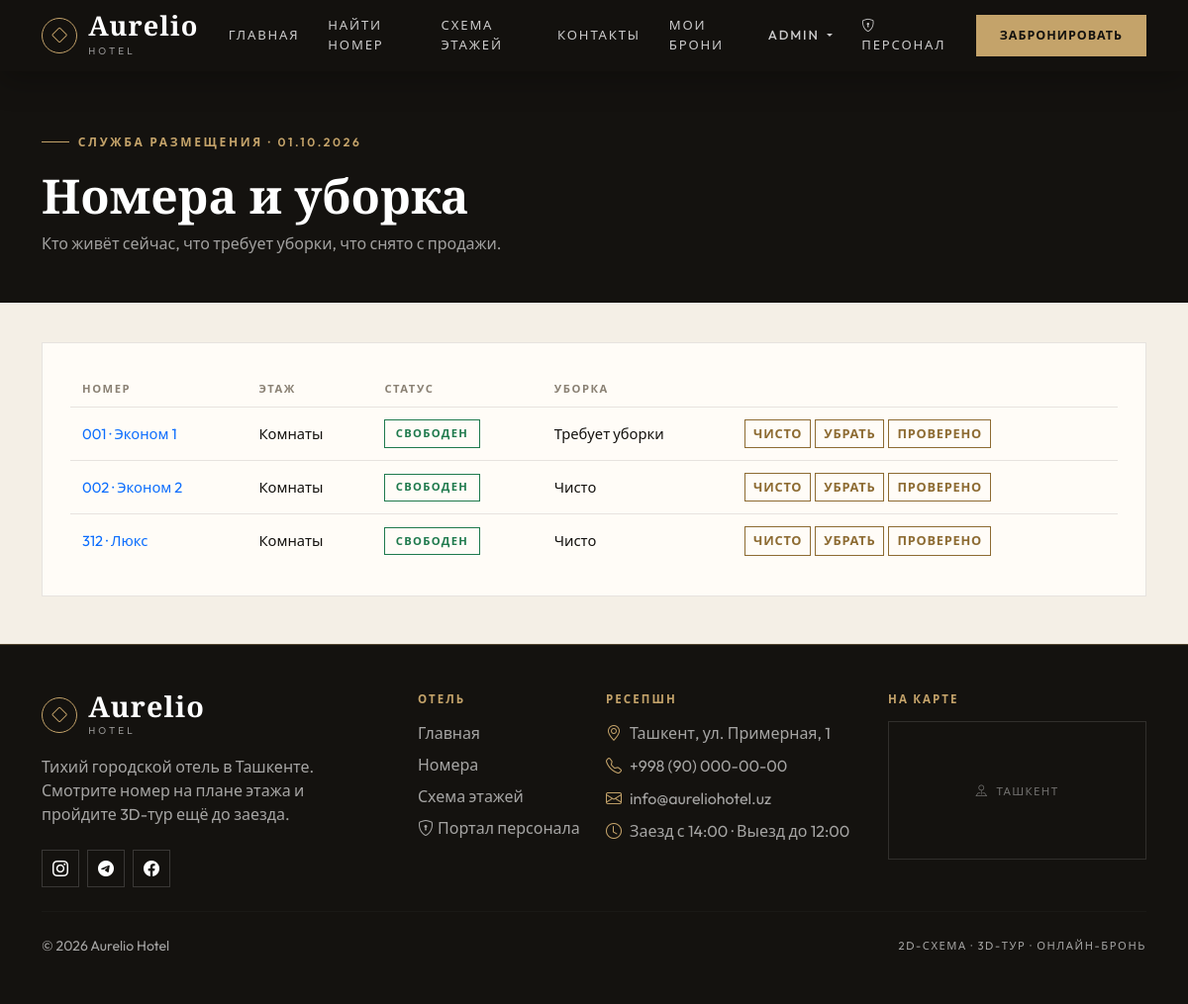
The app's page /staff/rooms/ (signed in) with its own data.
### rooms/models.py (models this page shows, shortened)
class Room(models.Model):
    HOUSEKEEPING_CHOICES = [
        ('clean', 'Чисто'),
        ('dirty', 'Требует уборки'),
        ('inspected', 'Проверено менеджером'),
        ('out_of_service', 'Вне эксплуатации'),
    ]
    floor = models.ForeignKey(
        Floor,
        on_delete=models.CASCADE,
        related_name='rooms',
        null=True,
        blank=True,
        verbose_name="Этаж"
    )
    room_number = models.CharField(
        max_length=10, blank=True, verbose_name="Номер комнаты", help_text="Например, 201"
    )
    title = models.CharField(max_length=200, verbose_name="Название номера")
    description = models.TextField(verbose_name="Описание")
    image = models.ImageField(upload_to='rooms/', blank=True, null=True, verbose_name="Фото номера")
    price_per_night = models.DecimalField(max_digits=10, decimal_places=2, verbose_name="Цена за ночь ($)")
    capacity = models.IntegerField(default=2, verbose_name="Вместимость (чел)")
    amenities = models.ManyToManyField(Amenity, blank=True, related_name='rooms', verbose_name="Удобства")
    homebyme_embed_url = models.URLField(blank=True, null=True, verbose_name="Ссылка на 3D-тур HomeByMe")
    model_3d = models.FileField(upload_to='rooms_3d/', blank=True, null=True, verbose_name="3D-модель номера (.glb)")
    x_pos = models.IntegerField(default=50, verbose_name="Позиция X (%)")
    y_pos = models.IntegerField(default=50, verbose_name="Позиция Y (%)")
    is_active = models.BooleanField(default=True, verbose_name="Доступен для бронирования")
    housekeeping = models.CharField(
        max_length=20, choices=HOUSEKEEPING_CHOICES, default='clean', verbose_name="Статус уборки"
    )
    class Meta:
        verbose_name = "Номер"
        verbose_name_plural = "Номера"
        ordering = ('room_number', 'title')
    @property
    def display_number(self):
        return self.room_number or f"{self.pk:03d}"
    @property
    def is_bookable(self):
        return self.is_active and self.housekeeping != 'out_of_service'

class Floor(models.Model):
    number = models.IntegerField(unique=True, verbose_name="Номер этажа")
    title = models.CharField(max_length=100, verbose_name="Название этажа")
    plan_image = models.ImageField(upload_to='floors/', blank=True, null=True, verbose_name="2D-схема этажа")
    class Meta:
        verbose_name = "Этаж"
        verbose_name_plural = "Этажи"
        ordering = ['number']

### staff/views.py (the view)
# urls.py: path('rooms/', views.rooms_board, name='rooms_board'),
@staff_required
def rooms_board(request):
    today = timezone.localdate()
    rooms = (
        Room.objects.select_related('floor')
        .annotate(
            active_bookings=Count('bookings', filter=Q(bookings__status__in=Booking.ACTIVE_STATUSES)),
        )
        .order_by('floor__number', 'room_number')
    )
    context = {
        'floors': Floor.objects.all().order_by('number'),
        'rooms': rooms,
        'occupied_ids': set(
            Booking.objects.filter(
                status=Booking.STATUS_CHECKED_IN, check_in__lte=today, check_out__gt=today
            ).values_list('room_id', flat=True)
        ),
        'today': today,
    }
    return render(request, 'staff/rooms_board.html', context)

### staff/context_processors.py (called while the page is built)
def staff_status(request):
    user = getattr(request, 'user', None)
    staff_member = is_staff_member(user) if user else False
    profile = get_staff_profile(user) if staff_member else None
    return {
        'is_staff_member': staff_member,
        'staff_profile': profile,
        'can_manage_bookings': bool(profile and profile.can_manage_bookings) or bool(
            user and user.is_superuser
        ),
    }

### templates/staff/rooms_board.html (shortened to what this page needs)
{% extends 'base.html' %}
{% block content %}
<section class="page-band">
  <div class="container">
    <span class="hero-eyebrow">Служба размещения · {{ today|date:"d.m.Y" }}</span>
    <h1 class="mt-3">Номера и уборка</h1>
    <p>Кто живёт сейчас, что требует уборки, что снято с продажи.</p>
  </div>
</section>
<div class="container pb-5">
  <div class="table-responsive panel-card">
    <table class="data-table">
      <thead><tr><th>Номер</th><th>Этаж</th><th>Статус</th><th>Уборка</th><th></th></tr></thead>
      <tbody>
        {% for room in rooms %}
          <tr>
            <td><a href="{% url 'rooms:room_detail' room.pk %}">{{ room.display_number }} · {{ room.title }}</a></td>
            <td>{{ room.floor.title|default:"—" }}</td>
            <td>
              {% if room.pk in occupied_ids %}
                <span class="status-chip status-in">Занят</span>
              {% elif room.is_bookable %}
                <span class="status-chip status-confirmed">Свободен</span>
              {% else %}
                <span class="status-chip status-cancelled">Не продаётся</span>
              {% endif %}
            </td>
            <td>{{ room.get_housekeeping_display }}</td>
            <td>
              <form method="post" action="{% url 'staff:housekeeping_action' room.pk %}" class="d-flex gap-1">
                <button name="housekeeping" value="clean" class="btn btn-outline-copper btn-sm">Чисто</button>
                <button name="housekeeping" value="dirty" class="btn btn-outline-copper btn-sm">Убрать</button>
                <button name="housekeeping" value="inspected" class="btn btn-outline-copper btn-sm">Проверено</button>
              </form>
            </td>
          </tr>
        {% empty %}
          <tr><td colspan="5" class="text-muted">Номеров пока нет.</td></tr>
        {% endfor %}
      </tbody>
    </table>
  </div>
</div>
{% endblock %}

### templates/base.html (shortened to what this page needs)
<!DOCTYPE html>
<html lang="ru">
<head>
<link href="https://cdn.jsdelivr.net/npm/bootstrap@5.3.0/dist/css/bootstrap.min.css" rel="stylesheet">
<link rel="stylesheet" href="https://cdn.jsdelivr.net/npm/bootstrap-icons@1.11.0/font/bootstrap-icons.css">
</head>
<body class="d-flex flex-column min-vh-100">
<nav class="navbar navbar-expand-lg site-navbar fixed-top">
  <div class="container">
    <a class="navbar-brand" href="{% url 'rooms:room_list' %}">
      <span class="brand-mark"><i class="bi bi-diamond"></i></span>
      <span>
        <span class="brand-word">Aurelio</span>
        <span class="brand-sub">Hotel</span>
      </span>
    </a>
    <div class="collapse navbar-collapse" id="navbarNav">
      <ul class="navbar-nav ms-auto mb-2 mb-lg-0 align-items-lg-center">
        <li class="nav-item"><a class="nav-link" href="{% url 'rooms:room_list' %}">Главная</a></li>
        <li class="nav-item"><a class="nav-link" href="{% url 'rooms:room_search' %}">Найти номер</a></li>
        <li class="nav-item"><a class="nav-link" href="{% url 'rooms:hotel_floors' %}">Схема этажей</a></li>
        <li class="nav-item"><a class="nav-link" href="{% url 'rooms:room_list' %}#visit">Контакты</a></li>
        {% if user.is_authenticated %}
          <li class="nav-item"><a class="nav-link" href="{% url 'bookings:my_bookings' %}">Мои брони</a></li>
          <li class="nav-item dropdown">
            <a class="nav-link dropdown-toggle" href="#" role="button" data-bs-toggle="dropdown" aria-expanded="false">
              {{ user.get_full_name|default:user.username }}
            </a>
          </li>
        {% else %}
          <li class="nav-item"><a class="nav-link" href="{% url 'bookings:booking_lookup' %}">Моя бронь</a></li>
          <li class="nav-item"><a class="nav-link" href="{% url 'accounts:login' %}">Вход</a></li>
        {% endif %}
        <li class="nav-item">
          <a class="nav-link" href="{% if is_staff_member %}{% url 'staff:dashboard' %}{% else %}{% url 'accounts:staff_login' %}{% endif %}">
            <i class="bi bi-shield-lock me-1"></i>Персонал
          </a>
        </li>
        <li class="nav-item ms-lg-3 mt-2 mt-lg-0">
          <a href="{% url 'rooms:room_search' %}" class="btn btn-gold btn-sm">Забронировать</a>
        </li>
      </ul>
    </div>
  </div>
</nav>
<main class="flex-grow-1">
  {% block content %}{% endblock %}
</main>
<footer class="site-footer py-5 mt-auto">
  <div class="container">
    <div class="row gy-4">
      <div class="col-lg-4">
        <div class="footer-brand mb-3">
          <span class="brand-mark"><i class="bi bi-diamond"></i></span>
          <span>
            <span class="brand-word">Aurelio</span>
            <span class="brand-sub">Hotel</span>
          </span>
        </div>
        <p class="mb-4" style="max-width: 320px;">Тихий городской отель в Ташкенте. Смотрите номер на плане этажа и пройдите 3D-тур ещё до заезда.</p>
        <div class="social-icons d-flex gap-2">
          <a href="https://www.instagram.com/" aria-label="Instagram"><i class="bi bi-instagram"></i></a>
          <a href="https://web.telegram.org/a/" aria-label="Telegram"><i class="bi bi-telegram"></i></a>
          <a href="https://www.facebook.com/" aria-label="Facebook"><i class="bi bi-facebook"></i></a>
        </div>
      </div>
      <div class="col-lg-2 col-6">
        <h6 class="mb-3">Отель</h6>
        <ul class="list-unstyled d-flex flex-column gap-2">
          <li><a href="{% url 'rooms:room_list' %}">Главная</a></li>
          <li><a href="{% url 'rooms:room_list' %}#stay">Номера</a></li>
          <li><a href="{% url 'rooms:hotel_floors' %}">Схема этажей</a></li>
          <li><a href="{% if is_staff_member %}{% url 'staff:dashboard' %}{% else %}{% url 'accounts:staff_login' %}{% endif %}"><i class="bi bi-shield-lock me-1"></i>Портал персонала</a></li>
        </ul>
      </div>
      <div class="col-lg-3 col-6">
        <h6 class="mb-3">Ресепшн</h6>
        <ul class="list-unstyled footer-contact">
          <li><i class="bi bi-geo-alt me-2" style="color: var(--gold);"></i>Ташкент, ул. Примерная, 1</li>
          <li><i class="bi bi-telephone me-2" style="color: var(--gold);"></i>+998 (90) 000-00-00</li>
          <li><i class="bi bi-envelope me-2" style="color: var(--gold);"></i>info@aureliohotel.uz</li>
          <li><i class="bi bi-clock me-2" style="color: var(--gold);"></i>Заезд с 14:00 · Выезд до 12:00</li>
        </ul>
      </div>
      <div class="col-lg-3">
        <h6 class="mb-3">На карте</h6>
        <div style="border: 1px solid rgba(255,255,255,0.12); height: 140px; display: flex; align-items: center; justify-content: center; color: rgba(255,255,255,0.4); letter-spacing: 0.12em; text-transform: uppercase; font-size: 0.72rem;">
          <span><i class="bi bi-pin-map me-2"></i>Ташкент</span>
        </div>
      </div>
    </div>
    <hr class="my-4">
    <div class="d-flex flex-column flex-md-row justify-content-between align-items-center gap-2 small">
      <p class="mb-0">&copy; 2026 Aurelio Hotel</p>
      <p class="mb-0" style="letter-spacing: 0.14em; text-transform: uppercase; font-size: 0.7rem;">2D-схема · 3D-тур · Онлайн-бронь</p>
    </div>
  </div>
</footer>
</body>
</html>

### records on screen
Room: display_number "001", title "Эконом 1", floor "Комнаты", is_active "СВОБОДЕН", housekeeping "Требует уборки"
Room: display_number "002", title "Эконом 2", floor "Комнаты", is_active "СВОБОДЕН", housekeeping "Чисто"
Room: display_number "312", title "Люкс", floor "Комнаты", is_active "СВОБОДЕН", housekeeping "Чисто"

### other values on screen
{{ user.get_full_name|default:user.username }} "ADMIN"
{{ today|date:"d.m.Y" }} "01.10.2026"
